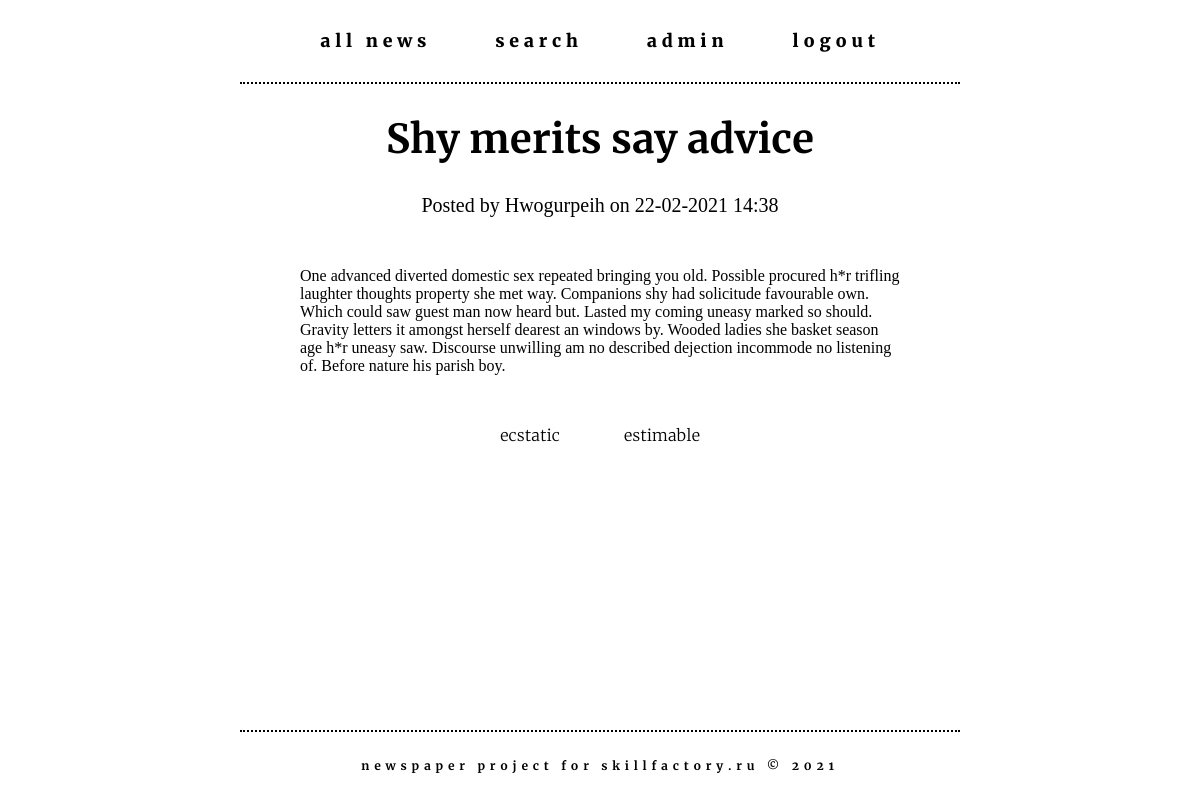
The page /1 (signed in) on the database its author committed.
### news/models.py (models this page shows, shortened)
class Post(models.Model):
    author = models.ForeignKey('accounts.Author', on_delete=models.CASCADE)
    post_type = models.CharField(
        max_length=1,
        choices=[
            ('A', 'Article'),
            ('N', 'News')
        ],
        default='N'
    )
    posted = models.DateTimeField(auto_now_add=True)
    category = models.ManyToManyField(Category, through='PostCategory')
    title = models.CharField(max_length=255)
    content = models.TextField()
    rating = models.IntegerField(default=0)

class Category(models.Model):
    name = models.CharField(max_length=255, unique=True)
    subscribers = models.ManyToManyField('auth.User', through='UserCategory')

### accounts/models.py (models this page shows, shortened)
class Author(models.Model):
    user = models.OneToOneField('auth.User', on_delete=models.CASCADE)
    rating = models.IntegerField(default=0)
    def __str__(self):
        return self.user.username

### news/views.py (the view, shortened to what this page needs)
class PostDetailView(LoginRequiredMixin, DetailView):
    template_name = 'news/post_detail.html'
    queryset = Post.objects.all()
    def get_object(self, queryset=None):
        obj = cache.get(f'post-{self.kwargs["pk"]}', None)
        if not obj:
            obj = super().get_object(queryset=queryset)
            cache.set(f'post-{self.kwargs["pk"]}', obj)
        return obj

### news/templatetags/custom_filters.py (called while the page is built)
@register.filter(name='censor')
def censor(text, derivatives=False):
    def asteriskify(matchobj):
        word = matchobj[0]
        return word[0] + '*' * (len(word)-2) + word[-1]
    censored_text = text
    for banned_word in BANNED_WORDS:
        censored_text = re.sub(
            banned_word
            if derivatives else rf'(^|(?<=\W)){banned_word}((?=\W)|$)',
            asteriskify,
            censored_text,
            flags=re.IGNORECASE
        )
    return censored_text

### templates/news/post_detail.html (shortened to what this page needs)
{% extends 'default.html' %}
{% load custom_filters %}
{% block content %}
  <h1 class="post-detail__title">{{ post.title | censor }}</h1>
  <h3 class="post-detail__author">Posted by {{ post.author }} on {{ post.posted | date:"d-m-Y H:i" }}</h3>
  <p class="post-detail__text">{{ post.content | censor }}</p>
  <div class="post-detail__categories">
    {% for category in post.category.all %}
      <div class="
        {% if request.user not in category.subscribers.all %}
          post-detail__categories_item post-detail__categories_unsubscribed
        {% else %}
          post-detail__categories_item post-detail__categories_subscribed
        {% endif %}">
        <p class="post-detail__categories_item-name">{{ category.name }}</p>
      </div>
    {% endfor %}
  </div>
{% endblock content %}

### templates/default.html (shortened to what this page needs)
{% load static %}
{% load cache %}
<!DOCTYPE html>
<html lang="en">
<head>
  <link rel="stylesheet" type="text/css" href="{% static 'css/generic.css' %}">
  <link rel="stylesheet" type="text/css" href="{% static 'css/newspaper.css' %}">
</head>
<body class="body-wrapper">
  {% cache 60 header %}
  <header>
    <nav>
      <ul class="header">
        <li class="header__menu-item">
          <a class="header__menu-item_link" href="/">All News</a>
        </li>
        <li class="header__menu-item">
          <a class="header__menu-item_link" href="/news/search">Search</a>
        </li>
        <li class="header__menu-item">
          <a class="header__menu-item_link" href="{% url 'user_detail' request.user.id %}">{{ request.user.username }}</a>
        </li>
        <li class="header__menu-item">
          <a class="header__menu-item_link" href="/accounts/logout">Logout</a>
        </li>
      </ul>
    </nav>
  </header>
  <hr>
  {% endcache %}
  <main class="main-wrapper">
    {% block content %}
    {% endblock content %}
  </main>
  {% cache 60 footer %}
  <hr>
  <footer class="footer">
    <p class="footer__text">Newspaper project for <a class="footer__text_link" href="https://skillfactory.ru/">Skillfactory.ru</a> &#169; 2021</p>
  </footer>
  {% endcache %}
</body>
</html>

### templates/static/css/generic.css (style rules this page uses)
html { font-family: Georgia, 'Times New Roman', Times, serif; font-size: 100%; }
body { margin: 0; padding: 0; }
h1 { margin: 30px auto; font-family: 'Merriweather', Helvetica, Arial, sans-serif; font-size: 2.5rem; font-weight: 700; text-align: center; }
h3 { margin: 10px auto; font-size: 1.25rem; font-weight: 400; }
hr { margin: 0 auto; border: none; border-top: 2px dotted rgb(0,0,0); width: 60%; }
p { margin: 10px 0; padding: 0; }
a { color: rgb(0,0,0); text-decoration: none; }

### templates/static/css/newspaper.css (style rules this page uses)
.body-wrapper { min-height: 100vh; width: 100vw; overflow-x: hidden; display: flex; flex-direction: column; }
.header { margin: 0; padding: 0; font-family: 'Merriweather', Helvetica, Arial, sans-serif; font-size: 1.1rem; font-weight: 900; text-align: center; list-style: none; }
.header__menu-item { display: inline-block; padding: 15px 0; }
.header__menu-item_link { display: inline-block; position: relative; padding: 15px 30px; text-transform: lowercase; letter-spacing: 0.3rem; }
.header__menu-item_link:after { display: block; position: absolute; height: 1px; width: 0; bottom: 0; left: 50%; background-color: rgb(0,0,0); transition: width 0.3s ease 0s, left 0.3s ease 0s; content: ""; }
.main-wrapper { flex: 1; margin: 0 auto; width: 50%; text-align: center; }
.post-detail__text { margin: 50px auto; text-align: left; hyphens: auto; }
.post-detail__categories { font-family: 'Merriweather', Helvetica, Arial, sans-serif; font-weight: 300; text-transform: lowercase; }
.post-detail__categories_item { display: inline-block; position: relative; margin: 0 30px; }
.post-detail__categories_unsubscribed { font-weight: 300; }
.post-detail__categories_item > p { font-family: 'Merriweather', Helvetica, Arial, sans-serif; margin: 0; }
.footer { text-align: center; }
.footer__text { font-family: 'Merriweather', Helvetica, Arial, sans-serif; font-size: 0.75rem; font-weight: 700; text-transform: lowercase; letter-spacing: 0.3rem; line-height: 3rem; }

### rows shown on the page
Post: title|censor "Shy merits say advice", author "Hwogurpeih", posted "22-02-2021 14:38", content|censor "One advanced diverted domestic sex repeated bringing you old. Possible procured h*r trifling laughter thoughts property she met way. Companions shy had solicitude favourable own. Which could saw guest man now heard but. Lasted my coming uneasy marked so should. Gravity letters it amongst herself dearest an windows by. Wooded ladies she basket season age h*r uneasy saw. Discourse unwilling am no described dejection incommode no listening of. Before nature his parish boy."
Category: name "ecstatic"
Category: name "estimable"

### other values the page prints
{{ request.user.username }} "admin"
